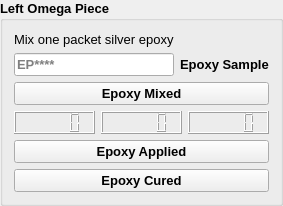
                     <widget class="QGroupBox" name="leftOmegaPiece">
                      <property name="font">
                       <font>
                        <family>Arial</family>
                        <pointsize>10</pointsize>
                        <weight>75</weight>
                        <bold>true</bold>
                       </font>
                      </property>
                      <property name="title">
                       <string>Left Omega Piece</string>
                      </property>
                      <layout class="QVBoxLayout" name="verticalLayout_2">
                       <item>
                        <layout class="QGridLayout" name="gridLayout_49">
                         <item row="0" column="0">
                          <widget class="QLabel" name="label_624">
                           <property name="font">
                            <font>
                             <family>Arial</family>
                             <pointsize>10</pointsize>
                             <weight>50</weight>
                             <bold>false</bold>
                            </font>
                           </property>
                           <property name="text">
                            <string>Mix one packet silver epoxy</string>
                           </property>
                          </widget>
                         </item>
                         <item row="1" column="0">
                          <widget class="QLineEdit" name="epoxy_batch_5">
                           <property name="sizePolicy">
                            <sizepolicy hsizetype="Preferred" vsizetype="Preferred">
                             <horstretch>0</horstretch>
                             <verstretch>0</verstretch>
                            </sizepolicy>
                           </property>
                           <property name="text">
                            <string/>
                           </property>
                           <property name="maxLength">
                            <number>6</number>
                           </property>
                           <property name="placeholderText">
                            <string>EP****</string>
                           </property>
                          </widget>
                         </item>
                         <item row="1" column="1">
                          <widget class="QLabel" name="label_625">
                           <property name="text">
                            <string>Epoxy Sample</string>
                           </property>
                          </widget>
                         </item>
                        </layout>
                       </item>
                       <item>
                        <widget class="QPushButton" name="epoxyMixedLOP">
                         <property name="sizePolicy">
                          <sizepolicy hsizetype="Preferred" vsizetype="Preferred">
                           <horstretch>0</horstretch>
                           <verstretch>0</verstretch>
                          </sizepolicy>
                         </property>
                         <property name="font">
                          <font>
                           <family>Arial</family>
                           <pointsize>10</pointsize>
                           <weight>75</weight>
                           <bold>true</bold>
                          </font>
                         </property>
                         <property name="text">
                          <string>Epoxy Mixed</string>
                         </property>
                        </widget>
                       </item>
                       <item>
                        <layout class="QHBoxLayout" name="timerLayout" stretch="1,1,1">
                         <property name="sizeConstraint">
                          <enum>QLayout::SetFixedSize</enum>
                         </property>
                         <item>
                          <widget class="QLCDNumber" name="hour_disp_11">
                           <property name="sizePolicy">
                            <sizepolicy hsizetype="Preferred" vsizetype="Preferred">
                             <horstretch>0</horstretch>
                             <verstretch>0</verstretch>
                            </sizepolicy>
                           </property>
                          </widget>
                         </item>
                         <item>
                          <widget class="QLCDNumber" name="min_disp_11">
                           <property name="sizePolicy">
                            <sizepolicy hsizetype="Preferred" vsizetype="Preferred">
                             <horstretch>0</horstretch>
                             <verstretch>0</verstretch>
                            </sizepolicy>
                           </property>
                          </widget>
                         </item>
                         <item>
                          <widget class="QLCDNumber" name="sec_disp_11">
                           <property name="sizePolicy">
                            <sizepolicy hsizetype="Preferred" vsizetype="Preferred">
                             <horstretch>0</horstretch>
                             <verstretch>0</verstretch>
                            </sizepolicy>
                           </property>
                          </widget>
                         </item>
                        </layout>
                       </item>
                       <item>
                        <widget class="QPushButton" name="epoxyAppliedLOP">
                         <property name="sizePolicy">
                          <sizepolicy hsizetype="Preferred" vsizetype="Preferred">
                           <horstretch>0</horstretch>
                           <verstretch>0</verstretch>
                          </sizepolicy>
                         </property>
                         <property name="font">
                          <font>
                           <family>Arial</family>
                           <pointsize>10</pointsize>
                           <weight>75</weight>
                           <bold>true</bold>
                          </font>
                         </property>
                         <property name="text">
                          <string>Epoxy Applied</string>
                         </property>
                        </widget>
                       </item>
                       <item>
                        <widget class="QPushButton" name="epoxyCuredLOP">
                         <property name="sizePolicy">
                          <sizepolicy hsizetype="Preferred" vsizetype="Preferred">
                           <horstretch>0</horstretch>
                           <verstretch>0</verstretch>
                          </sizepolicy>
                         </property>
                         <property name="font">
                          <font>
                           <family>Arial</family>
                           <pointsize>10</pointsize>
                           <weight>75</weight>
                           <bold>true</bold>
                          </font>
                         </property>
                         <property name="text">
                          <string>Epoxy Cured</string>
                         </property>
                        </widget>
                       </item>
                      </layout>
                     </widget>
